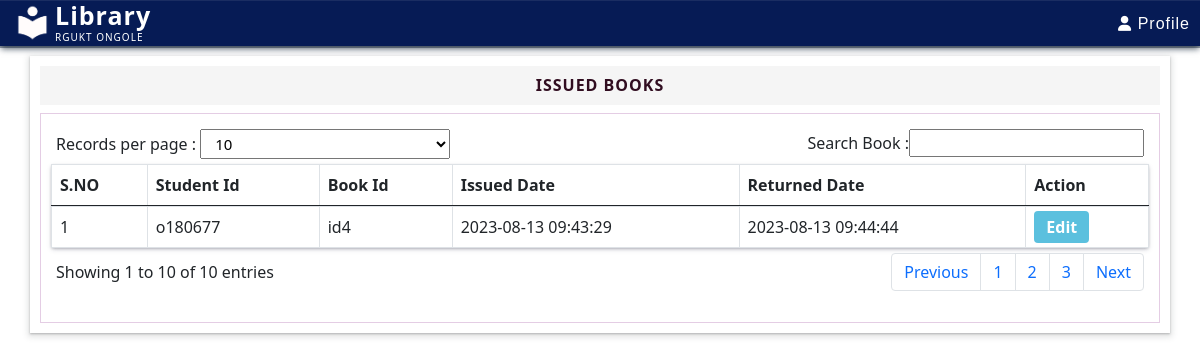
The page /admin/booksreturned.php on the database its author committed.
### tables this page shows
CREATE TABLE `issuerequests` (
  `Userid` varchar(50) DEFAULT NULL,
  `Bookid` varchar(60) DEFAULT NULL,
  `Bookname` varchar(100) DEFAULT NULL,
  `Requestdate` datetime DEFAULT NULL ON UPDATE current_timestamp(),
  `Issuedate` timestamp NULL DEFAULT NULL,
  `Returndate` timestamp NULL DEFAULT NULL,
  `Status` varchar(50) DEFAULT NULL
);

### admin/booksreturned.php (the view, shortened to what this page needs)
<?php require('dbconnect.php')?>
<?php include_once("bootstrap.php") ?>
<?php include_once("titlebar.php") ?>
<div class="mngissue container">
	<div class="mngissue-content">
		<div class="ss-name">
			<h2 class="ss-header">Issued Books</h2>
		</div>
		<div class="dashboard-ss">
			<div class="sss">
				<div class="sss-select">
					<label>Records per page : </label>
					<select>
					    <option value="10">10</option>
				  	</select>
				</div>
				<div class="sss-search">
					<label>Search Book :  </label><input type="text" name="booksearch">
				</div>
			</div>
			<div class="sss-table">
				<table class="table table-striped table-bordered table-hover">
					<thead>
	                    <tr id="mngbooks-thead">
	                        <th id="slno">S.NO</th>
	                        <th id="student-name">Student Id</th>
	                        <th id="book-name">Book Id</th>
	                        <th id="issued-date">Issued Date</th>
	                        <th id="returned-date">Returned Date</th>
	                        <th id="action">Action</th>
	                    </tr>
                	</thead>
                	<tbody id="mngbooks-trow">
                		<tr>
	                       <?php
						$sql = "select * from Library.issuerequests where Status='returned'";
						$result = $conn->query($sql);
						if ($result->num_rows > 0) {
							$i = 1;
							while($row = $result->fetch_assoc()) {
				    			echo "<tr>
					                    <td>".$i."</td>
					            		<td>".$row["Userid"]."</td>
					            		<td>".$row["Bookid"]."</td>
					            		<td>".$row["Issuedate"]."</td>
					            		<td>".$row["Returndate"]."</td>
					            		<td>
										<div class='tableactions'>
											<a href='#' class='editbtn'>Edit</a>
										</div>
				                		</td>
					            	</tr>";
					            $i++;
					  		}
						}
					?>
                    	</tr>
                	</tbody>
				</table>
			</div>
			<div class="ssss">
				<div class="ssss-left">
					<p>Showing 1 to 10 of 10 entries</p>
				</div>
				<div class="ssss-right">
					<div class="lib__pgn"><nav aria-label="Page navigation example">
					  <ul class="pagination">
					    <li class="page-item"><a class="page-link" href="#">Previous</a></li>
					    <li class="page-item"><a class="page-link" href="#">1</a></li>
					    <li class="page-item"><a class="page-link" href="#">2</a></li>
					    <li class="page-item"><a class="page-link" href="#">3</a></li>
					    <li class="page-item"><a class="page-link" href="#">Next</a></li>
					  </ul>
					</nav></div>
				</div>
			</div>
		</div>
	</div>
</div>

### admin/admin.css (style rules this page uses)
* { box-sizing: border-box; padding: 0; margin: 0; }
.dashboard-ss { padding: 10px; border: 1px solid #9494; height: auto; }
.sss select { width: 250px; }
.table { margin: 0; }
.sss { padding: 5px; display: flex; justify-content: space-between; }
.sss-table { box-shadow: rgba(50, 50, 93, 0.25) 0px 2px 5px -1px, rgba(0, 0, 0, 0.3) 0px 1px 3px -1px; }
.ssss { padding: 5px; display: flex; justify-content: space-between; align-items: center; }
.form-content input,select { outline: none; width: 400px; padding: 3px 10px; font-size: 15px; }
.add-book-btn,.issue-book-btn,.editbtn { color: white; border-color: #46b8da; background-color: #5bc0de; margin-top: 0px; padding:5px 12px; border: 0px solid transparent; border-radius: 4px; font-weight: bold; text-decoration: none; }
.ss-header { text-align: center; font-size: 16px; padding: 10px; background-color: whitesmoke; text-transform: uppercase; color: #310D20; letter-spacing: 1px; font-weight: bolder; }
.dashboard-ss { padding: 10px; border: 1px solid #9494; }
.sss-table { overflow-x: auto; }
.issue-form-content input,select { outline: none; width: 400px; padding: 3px 10px; font-size: 15px; }
.dashboard,.admin-books,.mngbooks,.issuebook,.mngissue,.ad-profile,.mngstudents,.mngfaculty,.currentissue,.issuerequests,.renewalrequests,.recomendations,.allbooks { margin-top: 10px; margin-bottom: 50px; padding: 10px; height: auto; box-shadow: rgba(60, 64, 67, 0.3) 0px 1px 2px 0px, rgba(60, 64, 67, 0.15) 0px 2px 6px 2px; }

### rows shown on the page
issuerequests: Userid "o180677", Bookid "id4", Issuedate "2023-08-13 09:43:29", Returndate "2023-08-13 09:44:44"
